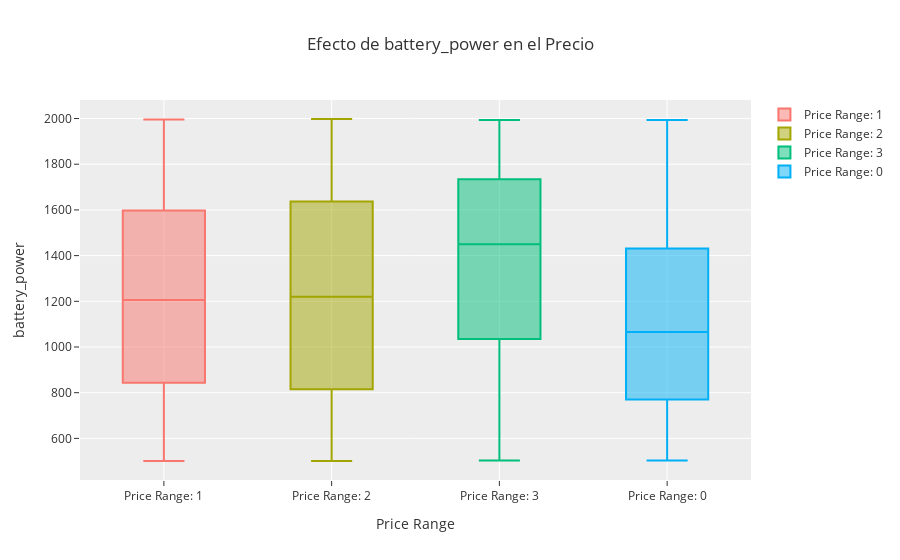
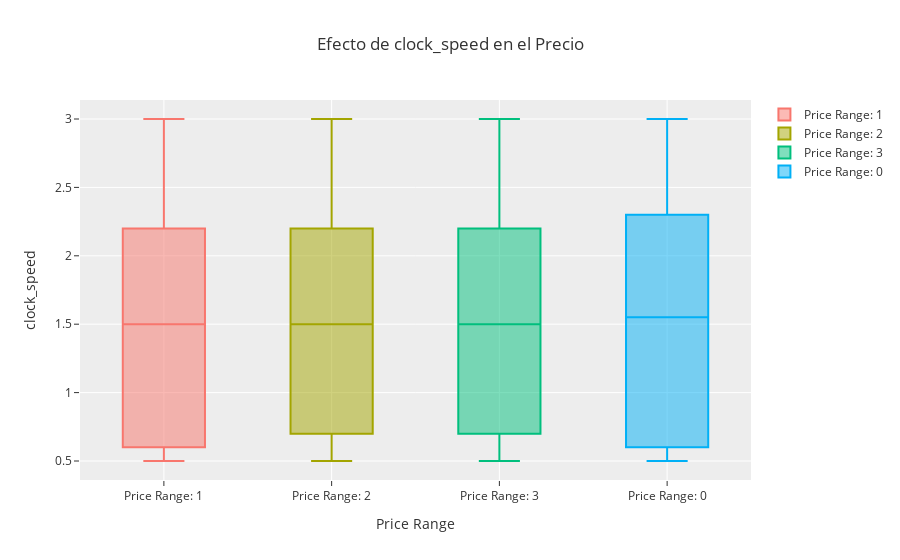
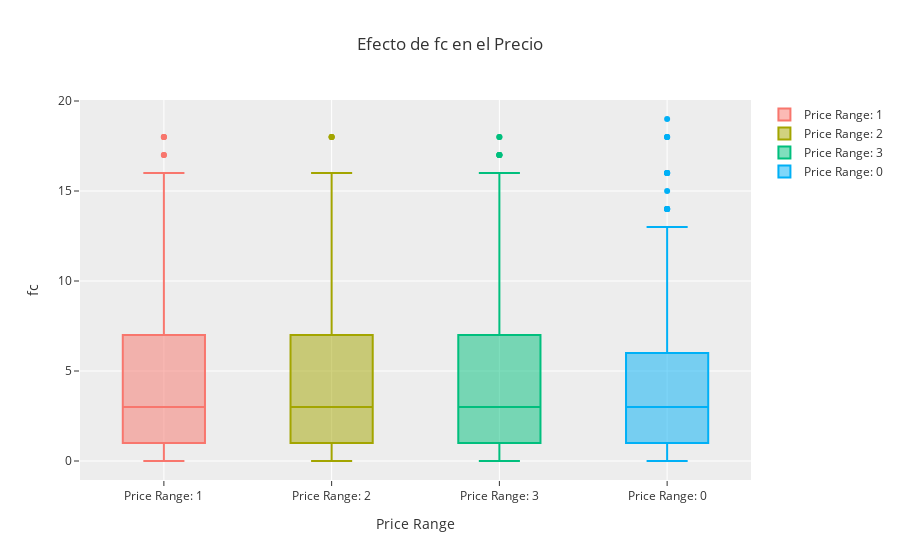
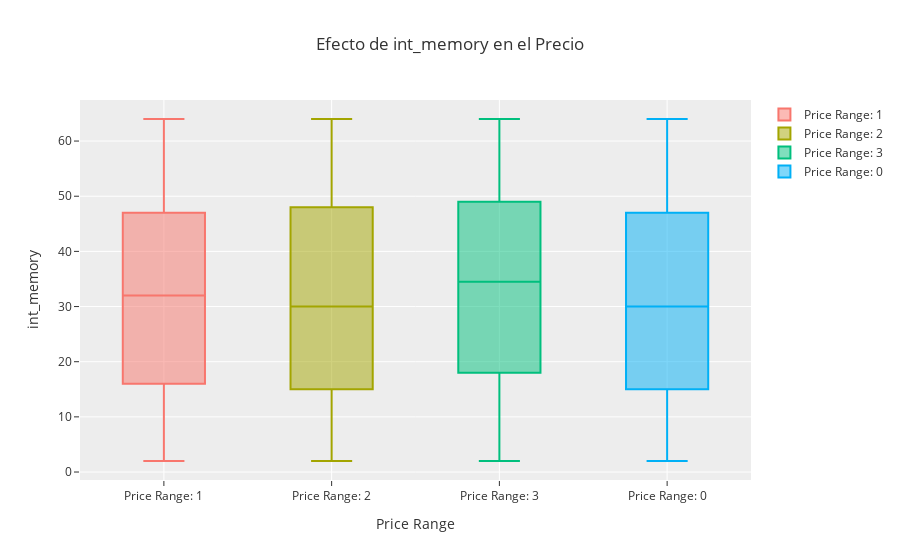

Write notebook code for charts like these, in order.
### Markdown cell above
Gráficas interactivas para ver la relación de las variables numéricas con la variable 'price_range' rango de precios

### Code cell
# Combino las variables numéricas con la variable dependiente 'price_range'
df_combined = pd.concat([df_nums, df['price_range']], axis=1)

for col in df_nums.columns:
    fig = go.Figure()
    for val in df_combined['price_range'].unique():
        df_filtered = df_combined[df_combined['price_range'] == val]
        fig.add_trace(go.Box(y=df_filtered[col], name=f'Price Range: {val}'))

    fig.update_layout(title=f"Efecto de {col} en el Precio",
                      xaxis_title='Price Range',
                      yaxis_title=col,
                      template='ggplot2')
    fig.show()

### Figure 1 — Plotly figure (JSON) as saved in the notebook; plotly's stock layout.template omitted (floating-point values rounded to 4 significant figures; data arrays with more than 128 entries replaced by an {"elided": "..."} marker saying what was removed)
{"data": [{"name": "Price Range: 1", "type": "box", "y": {"elided": "500 int values"}}, {"name": "Price Range: 2", "type": "box", "y": {"elided": "500 int values"}}, {"name": "Price Range: 3", "type": "box", "y": {"elided": "500 int values"}}, {"name": "Price Range: 0", "type": "box", "y": {"elided": "500 int values"}}], "layout": {"title": {"text": "Efecto de battery_power en el Precio"}, "xaxis": {"title": {"text": "Price Range"}}, "yaxis": {"title": {"text": "battery_power"}}}}

### Figure 2 — Plotly figure (JSON) as saved in the notebook; plotly's stock layout.template omitted (floating-point values rounded to 4 significant figures; data arrays with more than 128 entries replaced by an {"elided": "..."} marker saying what was removed)
{"data": [{"name": "Price Range: 1", "type": "box", "y": {"elided": "500 float values"}}, {"name": "Price Range: 2", "type": "box", "y": {"elided": "500 float values"}}, {"name": "Price Range: 3", "type": "box", "y": {"elided": "500 float values"}}, {"name": "Price Range: 0", "type": "box", "y": {"elided": "500 float values"}}], "layout": {"title": {"text": "Efecto de clock_speed en el Precio"}, "xaxis": {"title": {"text": "Price Range"}}, "yaxis": {"title": {"text": "clock_speed"}}}}

### Figure 3 — Plotly figure (JSON) as saved in the notebook; plotly's stock layout.template omitted (floating-point values rounded to 4 significant figures; data arrays with more than 128 entries replaced by an {"elided": "..."} marker saying what was removed)
{"data": [{"name": "Price Range: 1", "type": "box", "y": {"elided": "500 int values"}}, {"name": "Price Range: 2", "type": "box", "y": {"elided": "500 int values"}}, {"name": "Price Range: 3", "type": "box", "y": {"elided": "500 int values"}}, {"name": "Price Range: 0", "type": "box", "y": {"elided": "500 int values"}}], "layout": {"title": {"text": "Efecto de fc en el Precio"}, "xaxis": {"title": {"text": "Price Range"}}, "yaxis": {"title": {"text": "fc"}}}}

### Figure 4 — Plotly figure (JSON) as saved in the notebook; plotly's stock layout.template omitted (floating-point values rounded to 4 significant figures; data arrays with more than 128 entries replaced by an {"elided": "..."} marker saying what was removed)
{"data": [{"name": "Price Range: 1", "type": "box", "y": {"elided": "500 int values"}}, {"name": "Price Range: 2", "type": "box", "y": {"elided": "500 int values"}}, {"name": "Price Range: 3", "type": "box", "y": {"elided": "500 int values"}}, {"name": "Price Range: 0", "type": "box", "y": {"elided": "500 int values"}}], "layout": {"title": {"text": "Efecto de int_memory en el Precio"}, "xaxis": {"title": {"text": "Price Range"}}, "yaxis": {"title": {"text": "int_memory"}}}}
